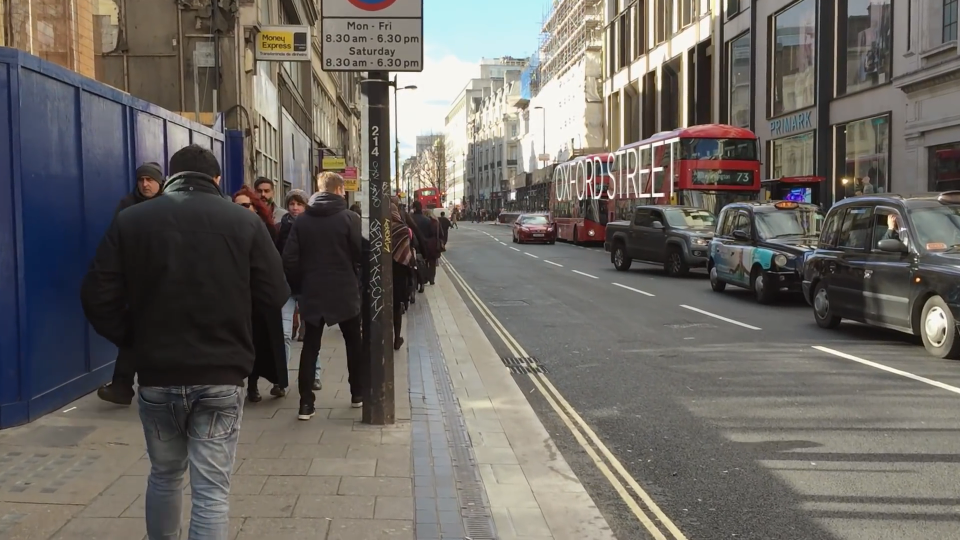
#> input picture assets/pictures/london_walking_pic_00020.png, 1920 x 1080 px (shown at 1/2 size)
$ python -i detect.py   (imports and definitions only)
#> lines starting #> are read from the running program, lines starting #| are printed output that depends on the picture; after the words box and inside, x2 and y2 are one past the last pixel; in counts of white or black regions, pixels touching at a corner belong together
#> further down, picture is the input picture: shape (1080, 1920, 3); mean B, G, R 98.6, 103.6, 107.8
"""detect"""
from typing import Any
import imutils
import cv2 as cv


def detect_pedestrian(
    origin_img: Any,
    max_width: int = 600,
    scale: float = 1.22,
    weight: float = 0.35,
) -> tuple[Any, int, int]:
    """[summary]

    Args:
        origin_img (Any): [description]
        max_width (int, optional): [description]. Defaults to 600.
        scale (float, optional): [description]. Defaults to 1.22.
        weight (float, optional): [description]. Defaults to 0.35.

    Returns:
        [type]: [description]
    """
#> called with max_width = 600, scale = 1.22, weight = 0.35
    origin = imutils.resize(origin_img, width=min(max_width, origin_img.shape[1]))
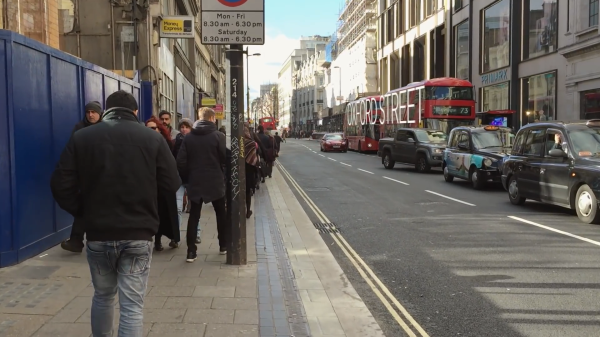
#> origin: shape (337, 600, 3); mean B, G, R 98.6, 103.6, 107.8
    img = origin.copy()
    boxes = [0, 0]
    gray = cv.cvtColor(img, cv.COLOR_BGR2GRAY)
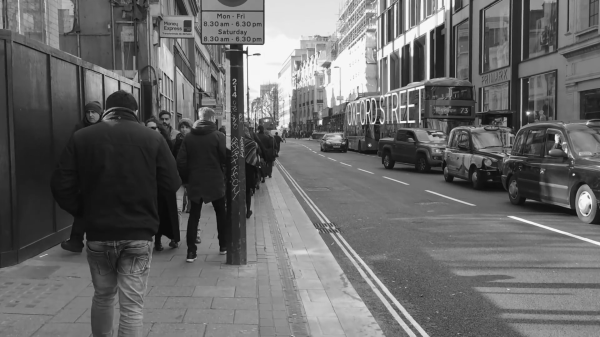
#> gray: shape (337, 600); min 10, max 249, mean 104.3
    hog = cv.HOGDescriptor()
    hog.setSVMDetector(cv.HOGDescriptor_getDefaultPeopleDetector())
    rects, weights = hog.detectMultiScale(
        gray, winStride=(4, 4), padding=(8, 8), scale=scale
    )
#> rects = [[148, 83, 104, 209]]; weights = [1.56]
    for (x_p, y_p, w_b, h_b) in rects:
        if weights[boxes[0]] >= weight:
            boxes[1] += 1
            cv.rectangle(img, (x_p, y_p), (x_p + w_b, y_p + h_b), (0, 255, 0), 2)
        boxes[0] += 1
#> this loop made 1 pass
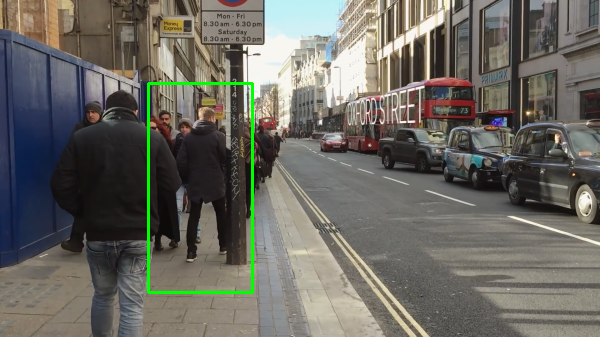
#> img: shape (337, 600, 3); 0.93% of pixels changed, all inside (x1, y1, x2, y2) = (147, 82, 254, 294)
#> after the loop, boxes = [1, 1]
    return (img, boxes[0], boxes[1])

>>> import cv2
>>> picture = cv2.imread('../../assets/pictures/london_walking_pic_00020.png')
>>> result = detect_pedestrian(picture)

$ run again, on assets/pictures/london_walking_pic_00160.png
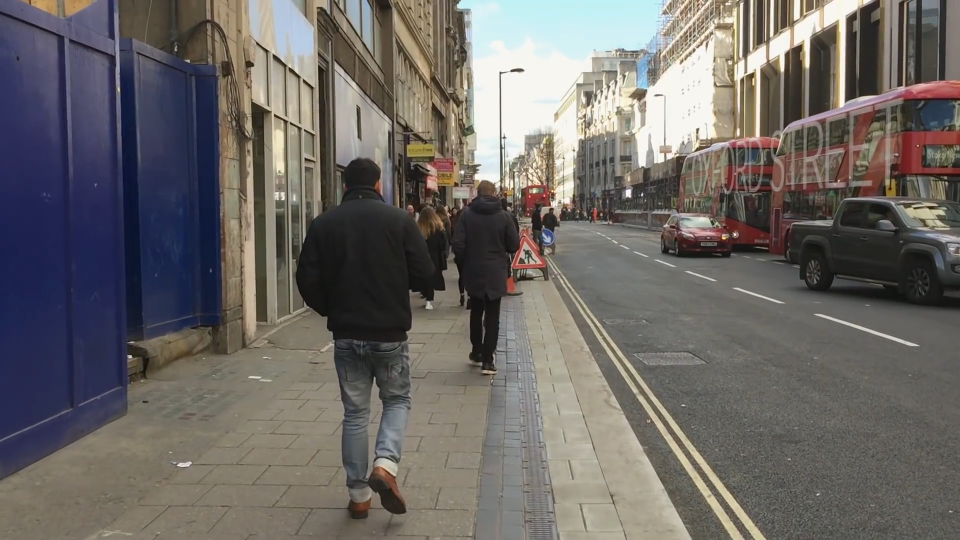
#> input picture assets/pictures/london_walking_pic_00160.png, 1920 x 1080 px (shown at 1/2 size)
#> picture is the input picture: shape (1080, 1920, 3); mean B, G, R 101.7, 104.6, 108.8
#> in detect_pedestrian, `gray = cv.cvtColor(img, cv.COLOR_BGR2GRAY)`:
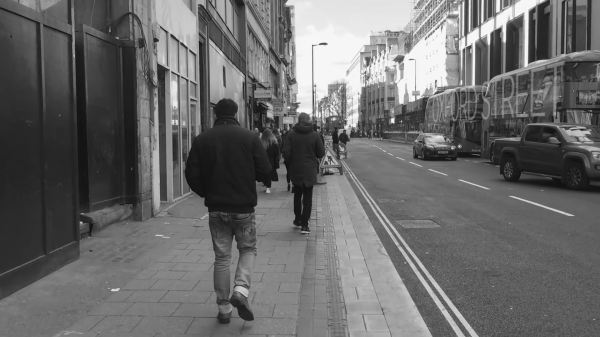
#> gray: shape (337, 600); min 13, max 250, mean 105.5
#> rects = [[262, 95, 81, 162], [161, 66, 139, 271]]; weights = [3.13, 2.13]
#> the loop in detect_pedestrian, `for (x_p, y_p, w_b, h_b) in rects:` made 2 passes
#> after the loop in detect_pedestrian, `for (x_p, y_p, w_b, h_b) in rects:`:
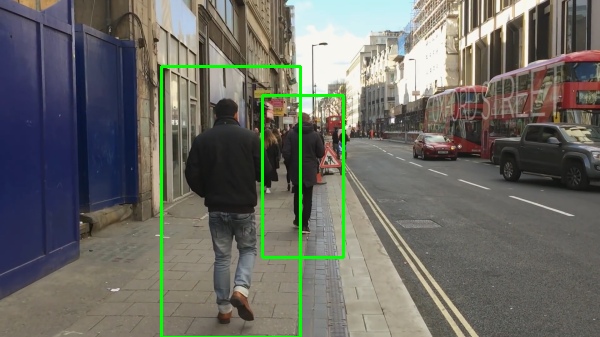
#> img: shape (337, 600, 3); mean B, G, R 99.9, 107.1, 106.7
#> after the loop in detect_pedestrian, `for (x_p, y_p, w_b, h_b) in rects:`: boxes = [2, 2]
